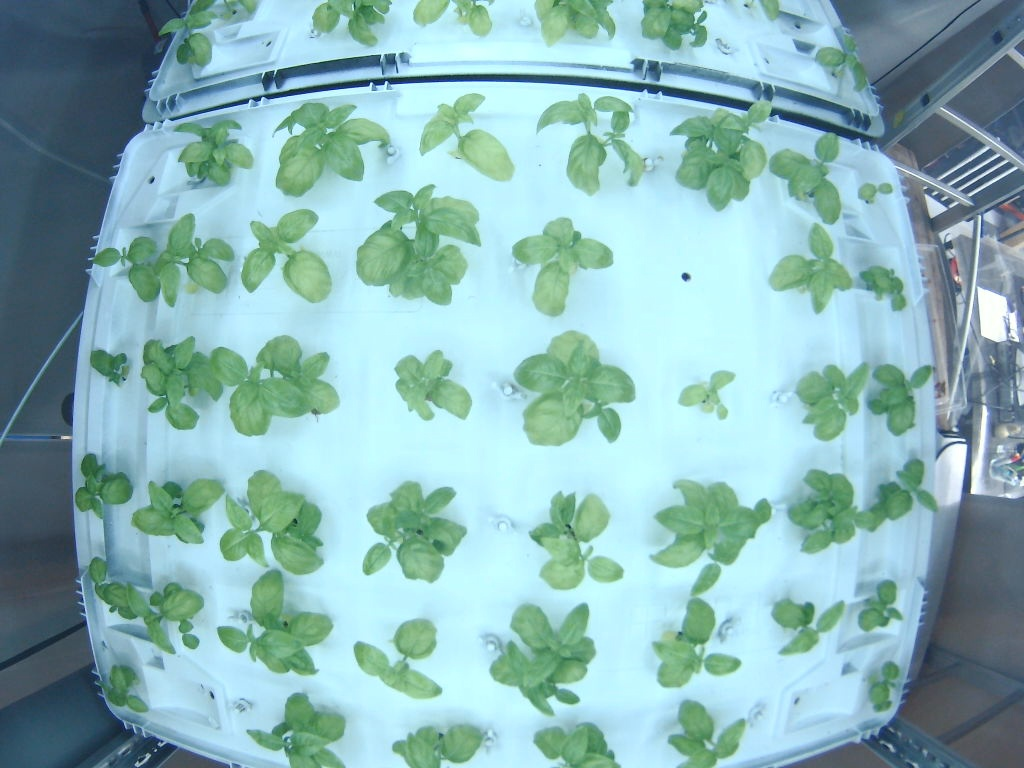
#> input picture images/live_image_1724162934.jpg, 1024 x 768 px, found by its file name
$ python whitebalance.py
#> lines starting #> are read from the running program, lines starting #| are printed output that depends on the picture
#> in show_pixel_position_and_adjust_white_balance, img is the input picture: shape (768, 1024, 3); mean B, G, R 183.2, 181.8, 138.2
import cv2
import numpy as np
import matplotlib.pyplot as plt

def adjust_white_balance(img, white_pixel_coords):
    """
    Adjust the white balance of an image based on a specific pixel that should be white.
    """
#> called with white_pixel_coords = (700, 250)
    # Extract the BGR values of the specified white pixel
    x, y = white_pixel_coords
    white_pixel_value = img[y, x, :]
#> white_pixel_value = [254, 250, 197]

    # Calculate the correction factor for each channel
    correction_factor = 255 / white_pixel_value
#> correction_factor = [1, 1.02, 1.29]

    # Apply the correction factor to each channel
    corrected_img = img.astype(np.float32)
    for c in range(3):  # Iteratiing over B, G, R channels
        corrected_img[:, :, c] *= correction_factor[c]
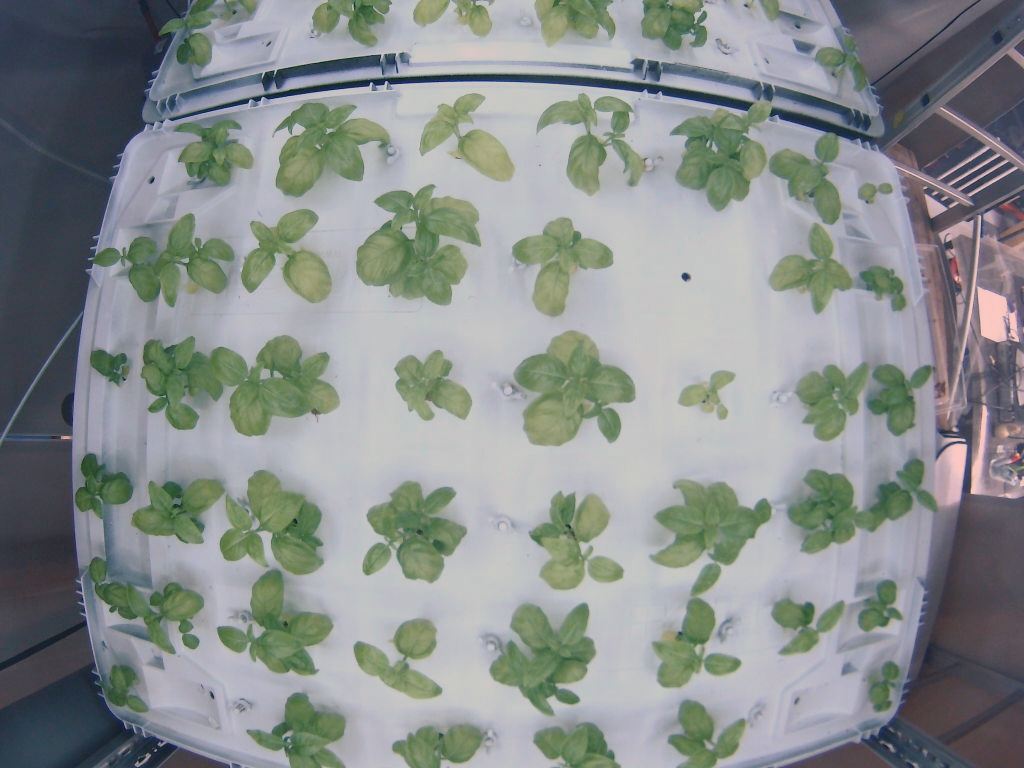
#> corrected_img: shape (768, 1024, 3) float32; mean B, G, R 184, 185.4, 178.9; drawn with min black and max white

    # Clip values to be in the range [0, 255] and convert back to uint8
    corrected_img = np.clip(corrected_img, 0, 255).astype(np.uint8)
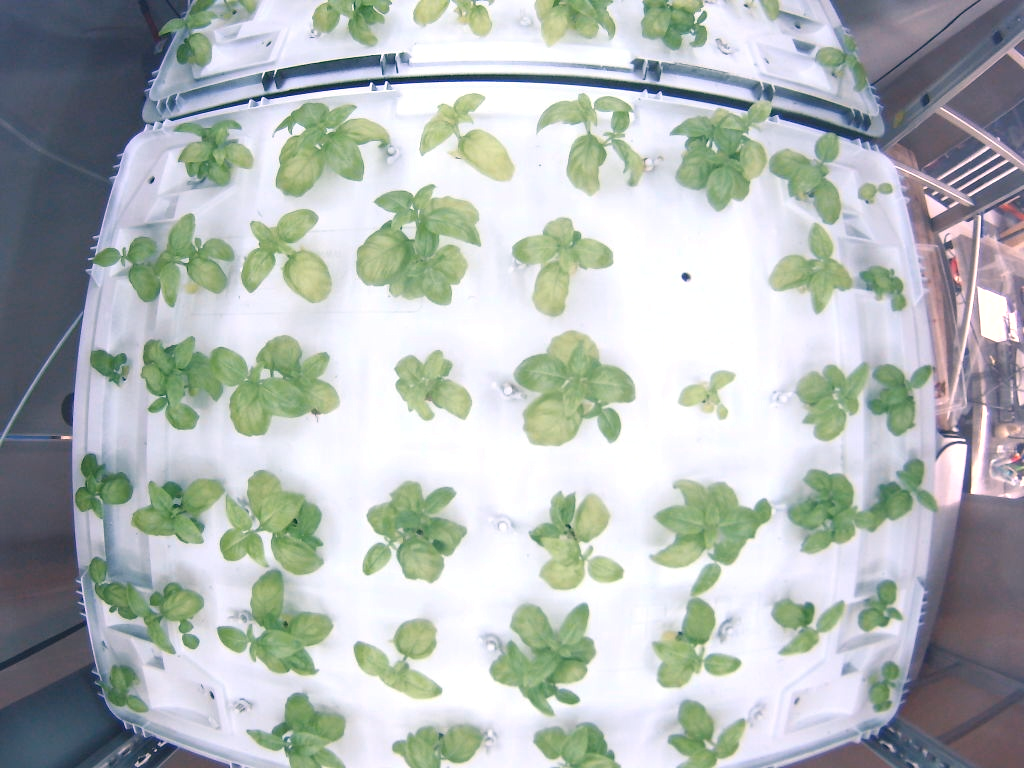
#> corrected_img: shape (768, 1024, 3); mean B, G, R 183.3, 184.7, 177.9

    return corrected_img

def show_pixel_position_and_adjust_white_balance(img_path, pixel_coords):
    """
    Display the image with a marker on the specified pixel and adjust the white balance.
    """
    # Load the image
    img = cv2.imread(img_path)
    # Convert from BGR to RGB for displaying with matplotlib
    img_rgb = cv2.cvtColor(img, cv2.COLOR_BGR2RGB)

    # Display the original image with the pixel marked
    fig, ax = plt.subplots(1, 2, figsize=(12, 5))
    ax[0].imshow(img_rgb)
    ax[0].plot(pixel_coords[0], pixel_coords[1], 'ro', markersize=10)
    ax[0].set_title('Original Image with Target Pixel')

    # Adjust the white balance based on the specified pixel
    wb_img = adjust_white_balance(img, pixel_coords)
    wb_img_rgb = cv2.cvtColor(wb_img, cv2.COLOR_BGR2RGB)

    # Display the white-balanced image
    ax[1].imshow(wb_img_rgb)
    ax[1].set_title('White Balanced Image')

    plt.show()
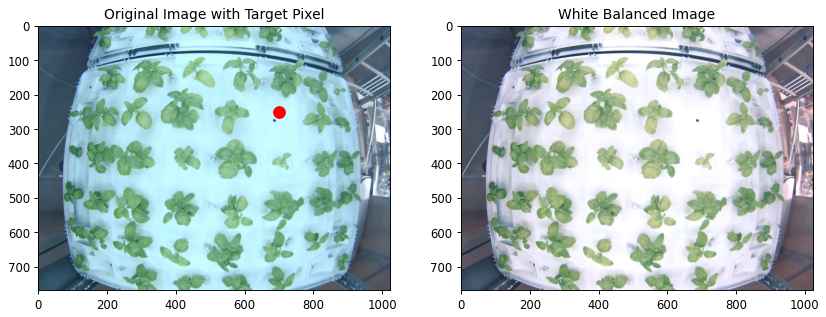
#> figure drawn by matplotlib, 2 panels


img_path = '/content/live_image_1724162934.jpg'


pixel_coords = (700, 250)


show_pixel_position_and_adjust_white_balance(img_path, pixel_coords)

$ run again, with images/live_image_1724163464.jpg copied over images/live_image_1724162934.jpg
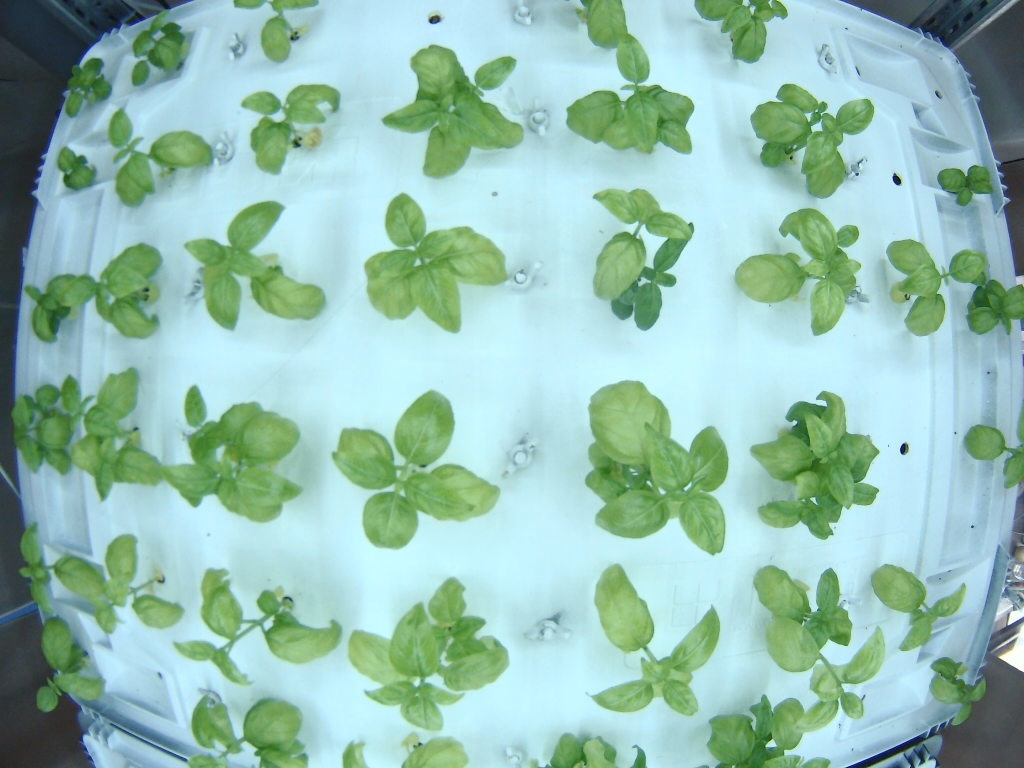
#> input picture images/live_image_1724163464.jpg, 1024 x 768 px, found by its file name
#> in show_pixel_position_and_adjust_white_balance, img is the input picture: shape (768, 1024, 3); mean B, G, R 179.5, 191.4, 149.4
#> white_pixel_value = [253, 243, 195]
#> correction_factor = [1.01, 1.05, 1.31]
#> after the loop in adjust_white_balance, `for c in range(3):`:
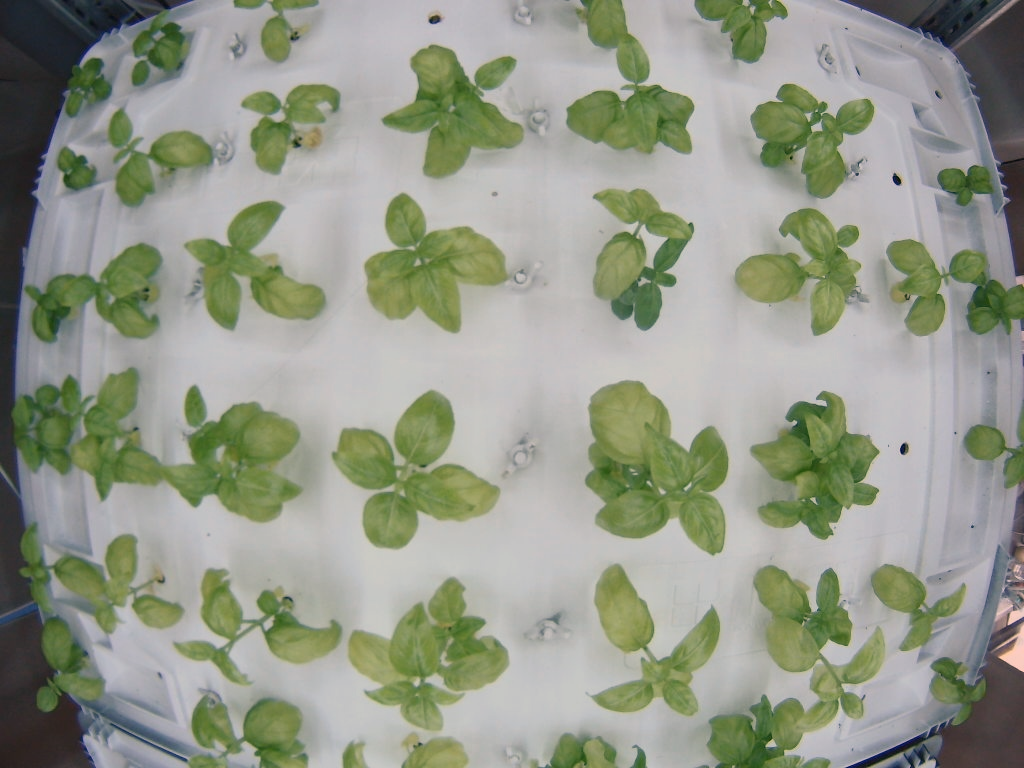
#> corrected_img: shape (768, 1024, 3) float32; mean B, G, R 180.8, 200.8, 195.3; drawn with min black and max white
#> in show_pixel_position_and_adjust_white_balance, `plt.show()`:
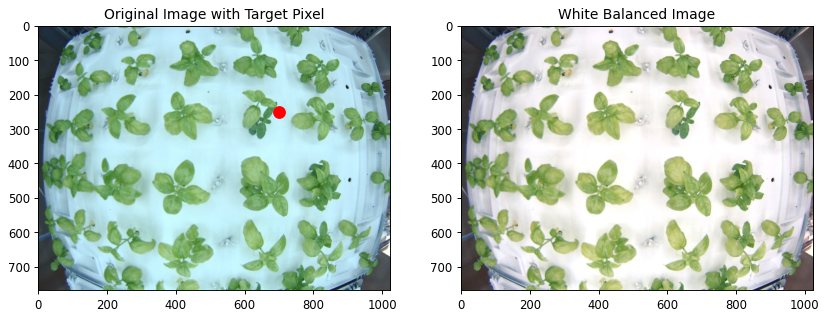
#> figure drawn by matplotlib, 2 panels
